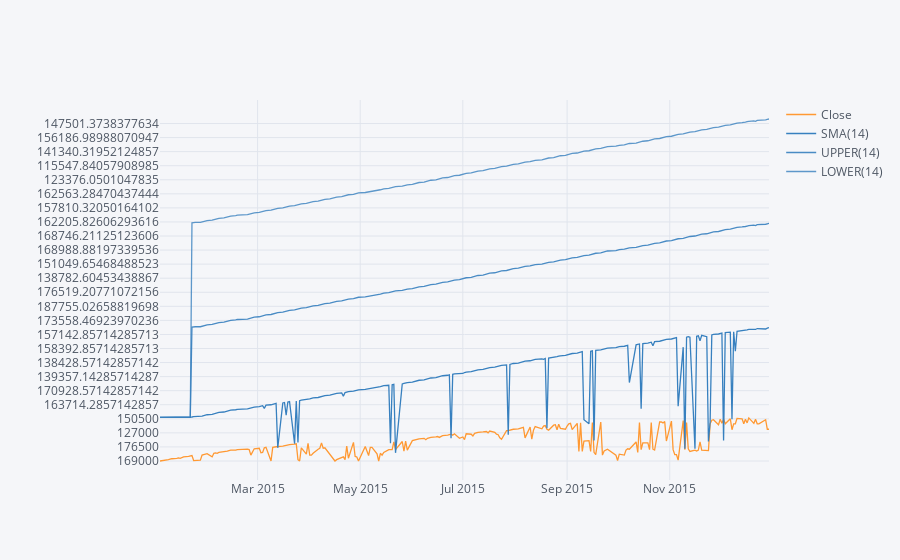

Notebook cell for this chart:
### Markdown cell above
**Use .ta_plot(study='boll') to create a Bollinger Band Plot for Hyundai for the year 2015.**

### Code cell
HYU['Close'].loc['2015-01-01':'2016-01-01'].ta_plot(study='boll')

### Figure 1 — Plotly figure (JSON) as saved in the notebook; plotly's stock layout.template omitted (floating-point values rounded to 4 significant figures; data arrays with more than 128 entries replaced by an {"elided": "..."} marker saying what was removed)
{"data": [{"line": {"color": "rgba(255, 153, 51, 1.0)", "dash": "solid", "shape": "linear", "width": 1.3}, "mode": "lines", "name": "Close", "text": "", "type": "scatter", "x": {"elided": "248 str values"}, "y": {"elided": "248 str values"}}, {"line": {"color": "rgba(55, 128, 191, 1.0)", "dash": "solid", "shape": "linear", "width": 1.3}, "mode": "lines", "name": "SMA(14)", "text": "", "type": "scatter", "x": {"elided": "248 str values"}, "y": {"elided": "248 mixed values"}}, {"line": {"color": "rgba(55, 128, 191, 0.8999999999999999)", "dash": "solid", "shape": "linear", "width": 1.3}, "mode": "lines", "name": "UPPER(14)", "text": "", "type": "scatter", "x": {"elided": "248 str values"}, "y": {"elided": "248 mixed values"}}, {"line": {"color": "rgba(55, 128, 191, 0.7999999999999998)", "dash": "solid", "shape": "linear", "width": 1.3}, "mode": "lines", "name": "LOWER(14)", "text": "", "type": "scatter", "x": {"elided": "248 str values"}, "y": {"elided": "248 mixed values"}}], "layout": {"legend": {"bgcolor": "#F5F6F9", "font": {"color": "#4D5663"}}, "paper_bgcolor": "#F5F6F9", "plot_bgcolor": "#F5F6F9", "title": {"font": {"color": "#4D5663"}}, "xaxis": {"gridcolor": "#E1E5ED", "showgrid": true, "tickfont": {"color": "#4D5663"}, "title": {"font": {"color": "#4D5663"}, "text": ""}, "zerolinecolor": "#E1E5ED"}, "yaxis": {"gridcolor": "#E1E5ED", "showgrid": true, "tickfont": {"color": "#4D5663"}, "title": {"font": {"color": "#4D5663"}, "text": ""}, "zerolinecolor": "#E1E5ED"}}}
